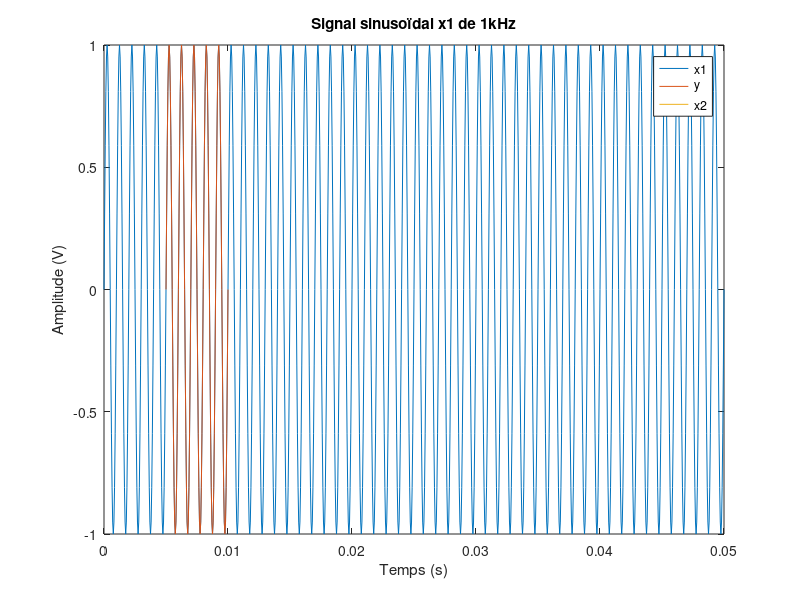

Source code (MATLAB):
clear variables;
clc;
close all;

%1

%paramètres du signal x1
f1 = 1e3;  % fréquence en Hz
A1 = 1;    % amplitude en V
D = 50e-3; % durée en s
Fe = 20e3; % fréquence d'échantillonnage en Hz

%vecteur temps associé à x1 et x2
t = 0 : 1/Fe : D;

%signal sinusoïdal
x1 = A1 * sin(2*pi*f1*t);

% Tracer le signal
plot(t, x1);

%labels
xlabel('Temps (s)');
ylabel('Amplitude (V)');
title('Signal sinusoïdal x1 de 1kHz');

%échelle appropriée pour l'axe des abscisses et l'axe des ordonnées
axis([0 D -A1 A1]);

%2

% Extraction des indices correspondant aux périodes 5 à 10
periode = 1/f1;
periode5 = 5*periode;
periode10 = 10*periode;
ind_periode5 = find(t>=periode5, 1);
ind_periode10 = find(t>=periode10, 1);

% Extraction des données de x1
y = x1(ind_periode5:ind_periode10);

%nouveau vecteur temps pour y
t_y = t(ind_periode5:ind_periode10);

% on trace y sur le même graphe que x1
hold on;
plot(t_y, y);

%3

%paramètres du signal x2
f2 = 1e2;
A2 =0.3;
offset = 2;

%signal sinusoïdal 
x2 = offset + A2 * sin(2*pi*f2*t);

%on trace x2 sur le même graphe
hold on;
plot(t,x2);

%légende
legend('x1','y','x2');

%4

%Le calcul matriciel est la multiplication de deux matrices à l'aide de l'opérateur *. Pour que deux matrices soient compatibles pour la multiplication, le nombre de colonnes de la première doit être égal au nombre de lignes de la deuxième. Le résultat de la multiplication est une nouvelle matrice.
%Le calcul élément par élément est la multiplication terme à terme de deux matrices ou vecteurs à l'aide de l'opérateur .*. Les deux matrices doivent avoir la même taille pour être compatibles. Le résultat est une nouvelle matrice ou vecteur qui a la même taille que les matrices d'origine.

y2 = x1.*x2; 

%En utilisant des opérations matricielles plutôt que des boucles for, on peut souvent accélérer le calcul et réduire le temps d'exécution du code



